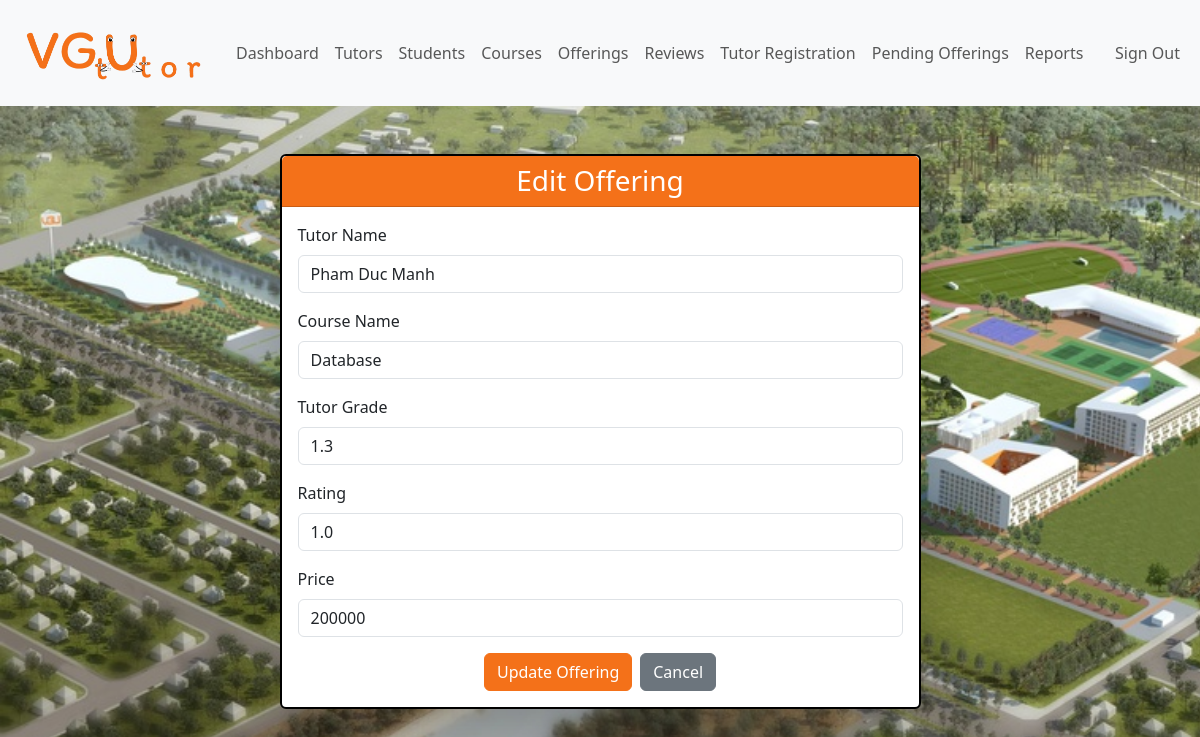
Screenshot of /admin/course_processing/editOffering.php?tutorid=10422047&courseid=1229 (signed in) with the database file from the repository.
### tables this page shows
CREATE TABLE `course_offering` (
  `tutorid` int(11) NOT NULL,
  `courseid` int(11) NOT NULL,
  `tutor_grade` varchar(3) DEFAULT NULL,
  `rating` varchar(3) DEFAULT NULL,
  `price` int(11) DEFAULT NULL
);

CREATE TABLE `student_account` (
  `accountid` int(11) NOT NULL,
  `email` varchar(50) DEFAULT NULL,
  `name` varchar(50) DEFAULT NULL,
  `major` varchar(3) DEFAULT NULL,
  `intake` int(11) DEFAULT NULL
);

CREATE TABLE `course` (
  `courseid` int(11) NOT NULL,
  `course_name` varchar(50) DEFAULT NULL,
  `major` varchar(3) DEFAULT NULL,
  `semester` int(11) DEFAULT NULL,
  `cond` varchar(1000) DEFAULT NULL
);

### admin/data/offerings.php (called while the page is built, shortened)
<?php
function getOffering($conn, $tutorid, $courseid) {
    $sql = "
        SELECT
            o.*,
            s.name AS tutor_name,
            c.course_name
        FROM course_offering o
        JOIN student_account s ON o.tutorid = s.accountid
        JOIN course c ON o.courseid = c.courseid
        WHERE o.tutorid = ? AND o.courseid = ?
    ";
    $stmt = $conn->prepare($sql);
    $stmt->execute([$tutorid, $courseid]);
    return $stmt->fetch(PDO::FETCH_ASSOC);
}
?>

### admin/course_processing/editOffering.php (the view, shortened to what this page needs)
<?php
include "../../DB_connection.php";
include "../data/offerings.php";
$tutorid = $_GET['tutorid'];
$courseid = $_GET['courseid'];
$offering = getOffering($conn, $tutorid, $courseid);
?>
<!DOCTYPE html>
<html lang="en">
<head>
    <link rel="stylesheet" href="https://cdn.jsdelivr.net/npm/bootstrap@5.3.6/dist/css/bootstrap.min.css">
    <link rel="stylesheet" href="../../css/style.css">
</head>
<body class="body-home">
    <?php include "../inc/navbar.php"; ?>
    <div class="container mt-5">
        <div class="row justify-content-center">
            <div class="col-md-7">
                <div class="card shadow-lg" style="border: 2px solid #000;">
                    <div class="card-header text-white text-center" style="background-color: #f47119;">
                        <h3 class="mb-0">Edit Offering</h3>
                    </div>
                    <div class="card-body">
                        <form method="post">
                            <div class="mb-3">
                                <label class="form-label">Tutor Name</label>
                                <input type="text" class="form-control" value="<?= htmlspecialchars($offering['tutor_name']) ?>" readonly>
                            </div>
                            <div class="mb-3">
                                <label class="form-label">Course Name</label>
                                <input type="text" class="form-control" value="<?= htmlspecialchars($offering['course_name']) ?>" readonly>
                            </div>
                            <div class="mb-3">
                                <label class="form-label">Tutor Grade</label>
                                <input type="text" name="tutor_grade" class="form-control" value="<?= htmlspecialchars($_POST['tutor_grade'] ?? $offering['tutor_grade'] ?? '') ?>" required>
                            </div>
                            <div class="mb-3">
                                <label class="form-label">Rating</label>
                                <input type="text" name="rating" class="form-control" value="<?= htmlspecialchars($_POST['rating'] ?? $offering['rating'] ?? '') ?>" required>
                            </div>
                            <div class="mb-3">
                                <label class="form-label">Price</label>
                                <input type="text" name="price" class="form-control" value="<?= htmlspecialchars($_POST['price'] ?? $offering['price'] ?? '') ?>" required>
                            </div>
                            <div class="d-flex justify-content-center">
                                <button type="submit" class="btn btn-primary" style="background-color: #f47119; border-color: #f47119;">Update Offering</button>
                                <a href="offerings.php" class="btn btn-secondary ms-2">Cancel</a>
                            </div>
                        </form>
                    </div>
                </div>
            </div>
        </div>
    </div>
</body>
</html>

### css/style.css (style rules this page uses)
.body-home, .body-login { background: url(../img/NewCampus.jpg); background-size: cover; background-attachment: fixed; }

### rows the page displays
course_offering: name "Pham Duc Manh", courseid.course_name "Database", tutor_grade "1.3", rating "1.0", price "200000"
